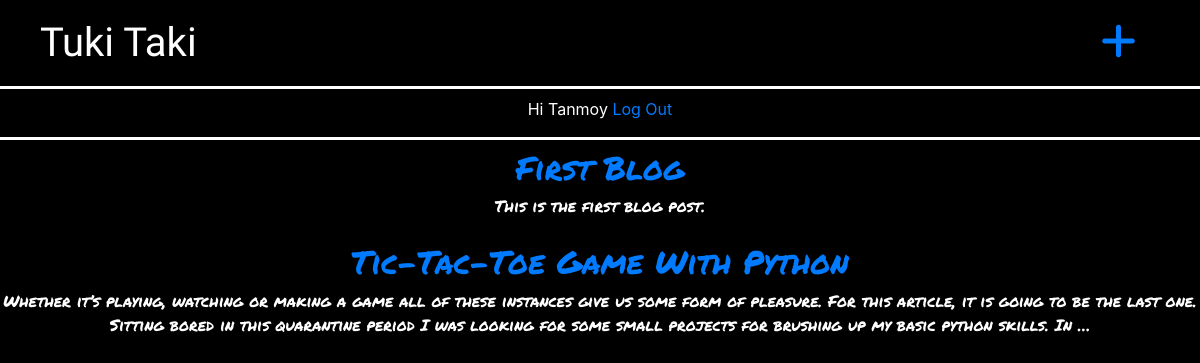
The app's page / (signed in) with its own data.
### blog/models.py (models this page shows, shortened)
class Post(models.Model):
	title=models.CharField(max_length=200)
	author=models.ForeignKey(
		'auth.User',
		on_delete=models.CASCADE,
		)
	body = models.TextField()

### blog/views.py (the view)
# urls.py: path('',BlogListView.as_view(),name='home'),
class BlogListView(ListView):
	model=Post
	template_name='home.html'

### templates/home.html
{% extends 'base.html' %}
{% block content %}
	{% for post in object_list %}
	<div  class="text-center pt-2" id="post-entry">
		<h2><a href="{% url 'post_detail' post.pk %}">{{post.title}}</a></h2>
		<p>{{post.body|truncatewords:50}}</p>
	</div>
	{% endfor %}
{% endblock content %}

### templates/base.html (shortened to what this page needs)
{% load static %}
<!DOCTYPE html>
<html>
<head>
	<link rel="stylesheet" href="https://stackpath.bootstrapcdn.com/bootstrap/4.5.0/css/bootstrap.min.css">
	<link rel="stylesheet" href="{% static 'css/base.css' %}">
</head>
<body>
		<nav class="navbar navbar-expand-lg" id ="navbar">
			<a href="{% url 'home' %}" class=" navbar-brand navbar-items pl-4" id="Home">Tuki Taki</a>
    		<div class="navbar-nav ml-auto" >
        	<a href="{% url 'post_new' %}"class="navbar-item justify-content-center pr-5" id="newpost"><i class="fas fa-plus"></i></a>
        	</div>
		</nav>
	<div class="text-center pt-2" id="login">
	{% if user.is_authenticated %}
	<p>Hi {{user.username}}
	<a href="{% url 'logout' %}">Log Out</a>
	</p>
	{% else %}
	<p > You are not logged in.
	<a href="{% url 'login' %}">Log In</a>
	</p>
	{% endif %}
	</div>
		{% block content %}
		{% endblock content %}
</body>
</html>

### static/css/base.css (style rules this page uses)
body { background-color: black; }
.navbar-items { color: white; }
#Home { font-family: 'Kaushan Script', cursive !important; font-size: 40px; }
#navbar { background-color: black; font-family: 'Kaushan Script', cursive !important; border-bottom: 3px solid white; }
#newpost { padding-right: : -0.25rem !important; font-size: 40px; }
#login { background-color: black; color: white; border-bottom: 3px solid white; }
#post-entry { color: white !important; font-family: 'Noto Serif', serif; font-family: 'Permanent Marker', cursive; }

### records on screen
Post: title "First Blog", body "This is the first blog post."
Post: title "Tic-Tac-Toe Game With Python", body "Whether it’s playing, watching or making a game all of these instances give us some form of pleasure. For this article, it is going to be the last one. Sitting bored in this quarantine period I was looking for some small projects for brushing up my basic python skills. In …"

### other values on screen
{{ user.username }} "Tanmoy"
